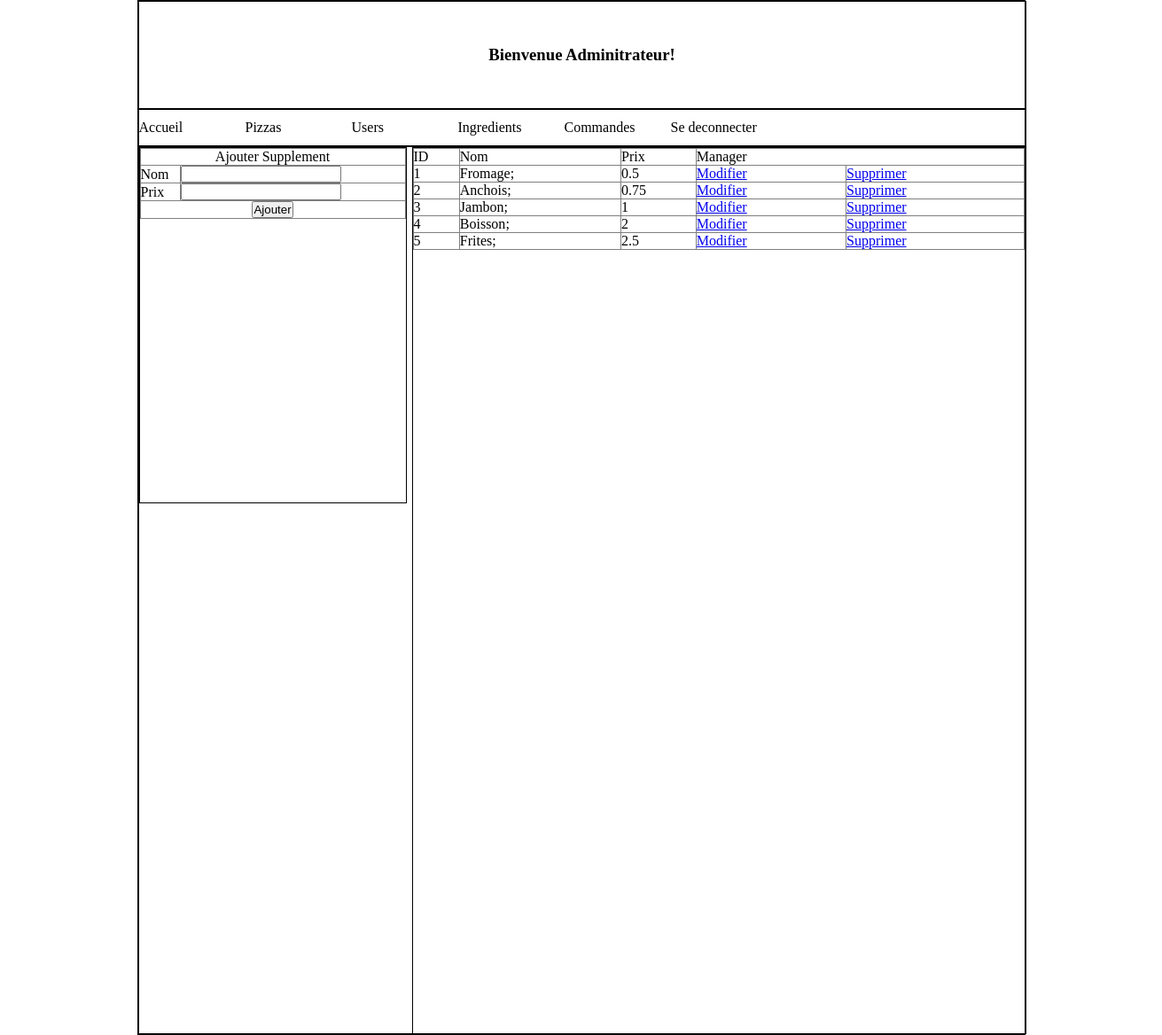
/admin/index.php?manager=quanlysupplements&ac=ajouter (signed in), run on the app's committed database.
### tables this page shows
CREATE TABLE `supplements` (
  `sid` int(11) NOT NULL,
  `nom` varchar(30) NOT NULL,
  `prix` float UNSIGNED NOT NULL
);

### admin/modules/supplements/enumerer_sup.php (the view)
<?php
$query = "SELECT * FROM supplements ORDER BY sid ASC";
$data = $db->query($query);
?>
<table width="100%" border="1">
	<tr>
		<td>ID</td>
		<td>Nom</td>
		<td>Prix</td>
		<td colspan="2">Manager</td>
	</tr>
<?php
foreach ($data as $row) {
?>
	<tr>
		<td><?php echo $row['sid'] ?></td>
		<td><?php echo $row['nom'] ?>;</td>
		<td><?php echo $row['prix'] ?></td>
		<td><a href="index.php?manager=quanlysupplements&ac=modifier&id=<?php echo $row['sid'] ?>">Modifier</td>
		<td><a href="modules/supplements/trait.php?id=<?php echo $row['sid'] ?>">Supprimer</td>
	</tr>
<?php
}
?>
</table>

### admin/style/admin.css (style rules this page uses)
table { border-collapse: collapse; }
* { padding: 0; margin: 0; }

### data on the page
supplements: sid "1", nom "Fromage", prix "0.5"
supplements: sid "2", nom "Anchois", prix "0.75"
supplements: sid "3", nom "Jambon", prix "1"
supplements: sid "4", nom "Boisson", prix "2"
supplements: sid "5", nom "Frites", prix "2.5"
